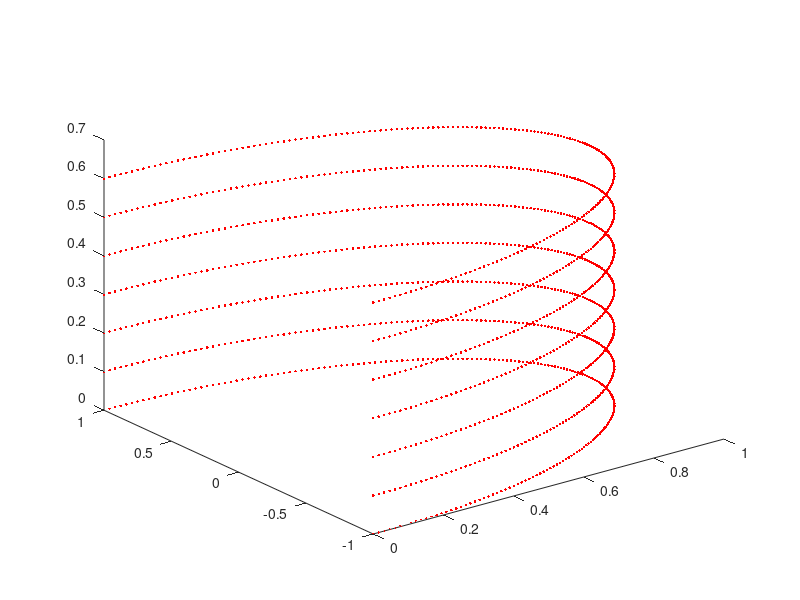

Recreate this plot in MATLAB. (Note: this script raises an error after producing the figure.)
%helix
layers = 7;
t = 0:pi/200:pi;
%k = 0:pi/layers:pi;
X = sin(t);
Y = cos(t);


numberOfPoints = layers * length(t);
pointClouds = zeros(numberOfPoints, 3);

for i = 1 : 1 : layers

    for j = 1 : 1 : length(t)
    
        pointClouds((i - 1) * length(t) + j, 1) = X(j);
        pointClouds((i - 1) * length(t) + j, 2) = Y(j);
        pointClouds((i - 1) * length(t) + j, 3) = (i - 1) * 0.1;
        
        plot3(X(j), Y(j), (i - 1) * 0.1, 'r.');
        hold on;

    end

end


parameterVector = fitQuadric(pointClouds, numberOfPoints);

[normal, principalAxis] = estimateMedianCurvature(pointClouds, numberOfPoints, parameterVector);

[circleCenterX, circleCenterY, circleRadius, centroid, extent] = fitCylinder(pointClouds, numberOfPoints, normal, principalAxis);

t = 0:pi/200:pi;
X = sin(t);
Y = cos(t);

for j = 1 : 1 : length(t)

    plot3(circleRadius * X(j) + circleCenterX, circleRadius * Y(j) + circleCenterY, 0, 'k.');
    hold on;

end